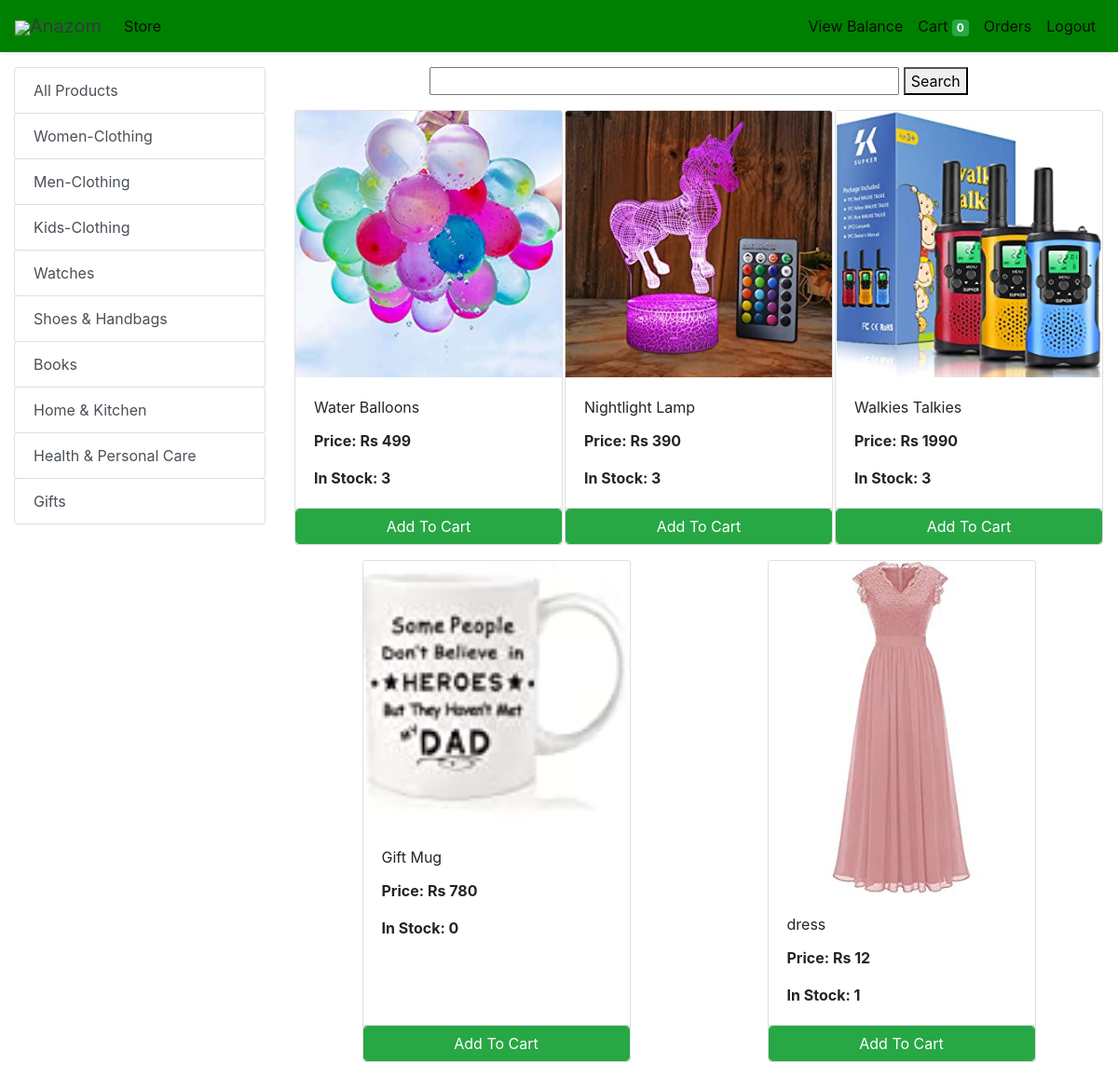
Before: /store?category=30 (signed in) with the older database file.
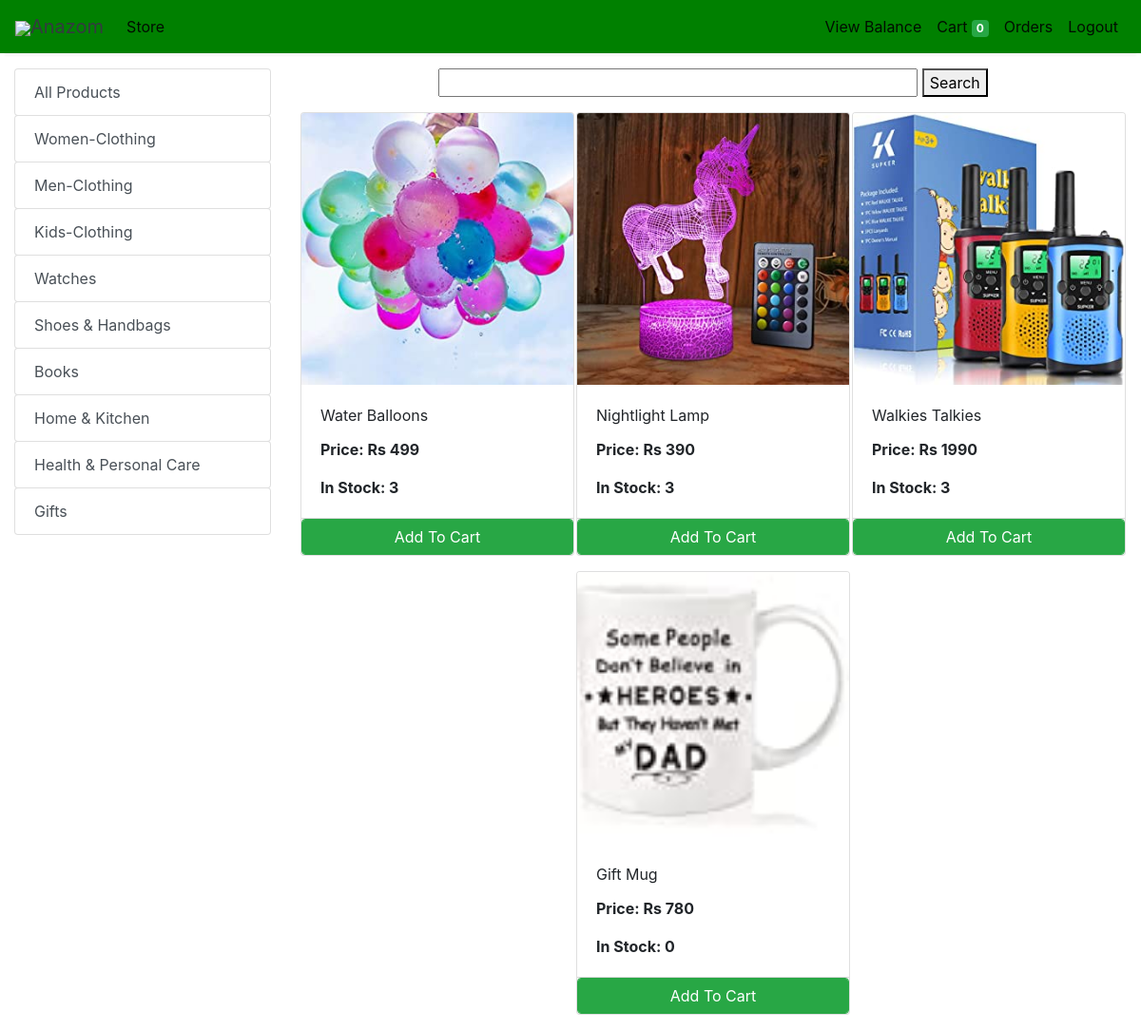
After: the same page with the newer database file.
### store/models/category.py (models this page shows, shortened)
class Category(models.Model):
    name= models.CharField(max_length=50)
    @staticmethod
    def get_all_categories():
        return Category.objects.all()

### store/models/product.py (models this page shows, shortened)
class Products(models.Model):
    name = models.CharField(max_length=60)
    price= models.IntegerField(default=0)
    category= models.ForeignKey(Category,on_delete=models.CASCADE,default=1 )
    description= models.CharField(max_length=250, default='', blank=True, null= True)
    image= models.ImageField(upload_to='uploads/products/')
    seller = models.EmailField()
    quantity = models.IntegerField(default=0)
    @staticmethod
    def get_all_products_by_categoryid(category_id):
        if category_id:
            return Products.objects.filter (category=category_id)
        else:
            return Products.get_all_products();

### store/views/home.py (the view)
# urls.py: path('' , include('store.urls'))
@cache_control(no_cache=True, must_revalidate=True, no_store=True)
def store(request):
    if (request.session.get('customer')):
        cart = request.session.get('cart')
        if not cart:
            request.session['cart'] = {}
        products = None
        categories = Category.get_all_categories()
        categoryID = request.GET.get('category')
        if categoryID:
            products = Products.get_all_products_by_categoryid(categoryID)
        else:
            products = Products.get_all_products();
        data = {}
        data['products'] = products
        data['categories'] = categories
        print('you are : ', request.session.get('email'))
        return render(request, 'index.html', data)
    else:
        return redirect('login')

### store/templatetags/cart.py (called while the page is built)
@register.filter (name='is_in_cart')
def is_in_cart(product, cart):
    keys = cart.keys ()
    for id in keys:
        if int (id) == product.id:
            return True
    return False;

### store/templatetags/custom_filter.py (called while the page is built)
@register.filter(name='currency')
def currency(number):
    return "Rs "+str(number)

### store/templates/index.html (shortened to what this page needs)
{% extends 'base.html' %}
{% block content %}
{% load cart %}
{% load custom_filter %}
<div class="container-fluid mt-3">
	<div class="row">
		<div class="col-lg-3 mx-auto">
			<div class="list-group">
				<a href="/store" class="list-group-item list-group-item-action btn btn-outline-success">All Products</a>
				{% for category in categories %}
				<a href="/store?category={{category.id}}"
					class="list-group-item list-group-item-action btn btn-outline-success ">{{category.name}}</a>
				{% endfor %}
			</div>
		</div>
		<div id='products' class="col-lg-9 mx-auto">
			<form action="/find" method="POST">
				<div class="text-center col">
					<input type="text" name="item"
					 id="" placeholder="" style="width:60%">
					<button type="submit">Search</button>
				</div>
			</form>
			<div class="row mx-auto">
				{% for product in products %}
				<div class="card mx-auto mb-3" id={{product.id}} style="width: 18rem;">
					<img class="card-img-top" src="{{product.image.url}}" alt="Card image cap">
					<div class="card-body">
						<p class="card-title">{{product.name}}</p>
						<p class="card-text"><b>Price: {{product.price|currency}}</b></p>
						<p class="card-text"><b>In Stock: {{product.quantity}}</b></p>
					</div>
					<div class="card-footer p-0 no-gutters">
						{% if product|is_in_cart:request.session.cart %}
						<div class="row no-gutters">
							<form action="/#{{product.id}}" class="col-2 " method="post">
								{% csrf_token %}
								<input hidden type="text" name='product' value='{{product.id}}'>
								<input hidden type="text" name='remove' value='True'>
								<input type="submit" value=" - " class="btn btn-block btn-success border-right">
							</form>
							<div class="text-center col btn btn-success">{{product|cart_quantity:request.session.cart}} in Cart</div>
							<form action="/#{{product.id}}" class="col-2 " method="post">
								{% csrf_token %}
								<input hidden type="text" name='product' value='{{product.id}}'>
								<input type="submit" value=" + " class="btn btn-block btn-success border-left">
							</form>
						</div>
						{% else %}
						<form action="/#{{product.id}}" method="POST" class="btn-block">
							<input type="submit" class="float-right btn btn-success form-control"
								value="Add To Cart">
						</form>
						{% endif %}
					</div>
				</div>
				{% endfor %}
			</div>
		</div>
	</div>
</div>
{% endblock %}

Changed rows visible on the page:
removed Products: image (picture), name "dress", price "Rs 12", quantity "1"
